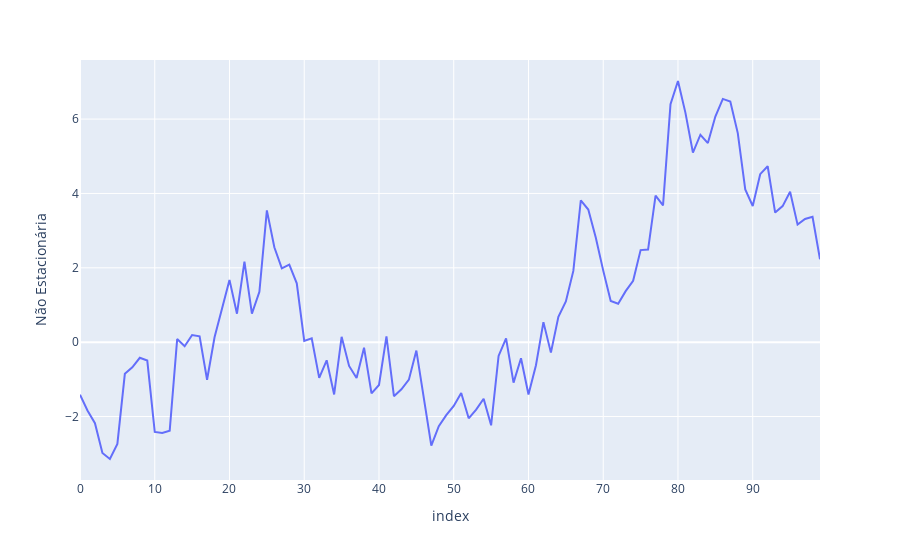

Write notebook code for a chart like this one.
### Code cell
px.line(df, df.index, 'Não Estacionária')

### Figure 1 — Plotly figure (JSON) as saved in the notebook; plotly's stock layout.template omitted (floating-point values rounded to 4 significant figures)
{"data": [{"hovertemplate": "index=%{x}<br>Não Estacionária=%{y}<extra></extra>", "legendgroup": "", "line": {"color": "#636efa", "dash": "solid"}, "marker": {"symbol": "circle"}, "mode": "lines", "name": "", "orientation": "v", "showlegend": false, "type": "scatter", "x": [0, 1, 2, 3, 4, 5, 6, 7, 8, 9, 10, 11, 12, 13, 14, 15, 16, 17, 18, 19, 20, 21, 22, 23, 24, 25, 26, 27, 28, 29, 30, 31, 32, 33, 34, 35, 36, 37, 38, 39, 40, 41, 42, 43, 44, 45, 46, 47, 48, 49, 50, 51, 52, 53, 54, 55, 56, 57, 58, 59, 60, 61, 62, 63, 64, 65, 66, 67, 68, 69, 70, 71, 72, 73, 74, 75, 76, 77, 78, 79, 80, 81, 82, 83, 84, 85, 86, 87, 88, 89, 90, 91, 92, 93, 94, 95, 96, 97, 98, 99], "xaxis": "x", "y": [-1.415, -1.836, -2.179, -2.981, -3.142, -2.738, -0.8521, -0.6775, -0.4199, -0.4944, -2.413, -2.44, -2.379, 0.08381, -0.1085, 0.193, 0.1583, -1.01, 0.1324, 0.8844, 1.675, 0.766, 2.169, 0.767, 1.354, 3.544, 2.554, 1.987, 2.087, 1.584, 0.03294, 0.1015, -0.9608, -0.4872, -1.407, 0.1433, -0.6399, -0.962, -0.1485, -1.379, -1.152, 0.1552, -1.452, -1.268, -1.008, -0.2259, -1.463, -2.783, -2.261, -1.964, -1.714, -1.367, -2.047, -1.815, -1.522, -2.236, -0.3707, 0.1031, -1.088, -0.4316, -1.406, -0.6192, 0.5394, -0.2813, 0.6821, 1.095, 1.917, 3.814, 3.568, 2.815, 1.925, 1.109, 1.032, 1.373, 1.65, 2.477, 2.49, 3.944, 3.679, 6.399, 7.025, 6.168, 5.097, 5.579, 5.356, 6.07, 6.543, 6.47, 5.623, 4.109, 3.662, 4.518, 4.733, 3.487, 3.66, 4.045, 3.161, 3.315, 3.373, 2.23], "yaxis": "y"}], "layout": {"legend": {"tracegroupgap": 0}, "margin": {"t": 60}, "xaxis": {"anchor": "y", "domain": [0, 1], "title": {"text": "index"}}, "yaxis": {"anchor": "x", "domain": [0, 1], "title": {"text": "Não Estacionária"}}}}
